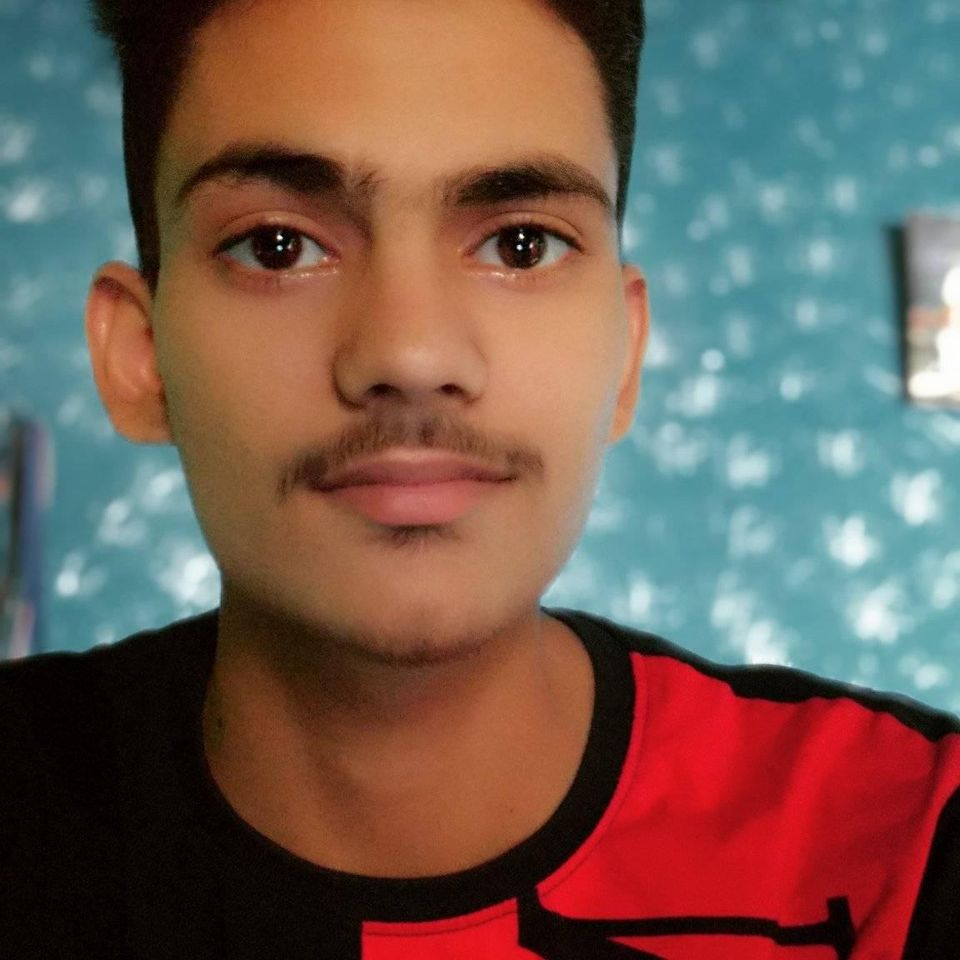
#> input picture src/dp.jpg, 960 x 960 px
$ python chapter2.py
#> lines starting #> are read from the running program, lines starting #| are printed output that depends on the picture; after the words box and inside, x2 and y2 are one past the last pixel; in counts of white or black regions, pixels touching at a corner belong together
# Basic functions

import cv2
import numpy as np
img = cv2.imread('src/dp.jpg' )
#> img is the input picture: shape (960, 960, 3); mean B, G, R 83.8, 93.3, 115.2

kernel = np.ones((5,5), np.uint8)

imgGray = cv2.cvtColor(img, cv2.COLOR_BGR2GRAY)
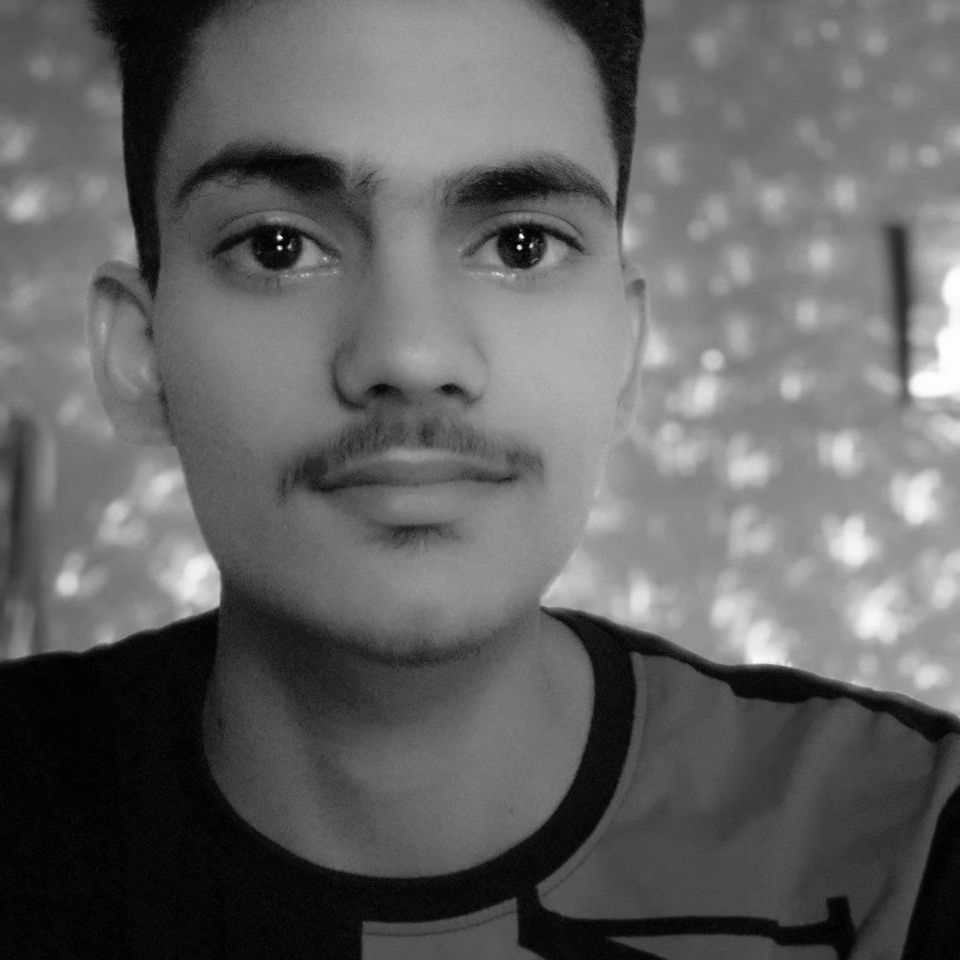
#> imgGray: shape (960, 960); min 0, max 255, mean 98.8
imgBlur = cv2.GaussianBlur(imgGray, (3,3), 4)
imgcanny = cv2.Canny(img, 70, 70)
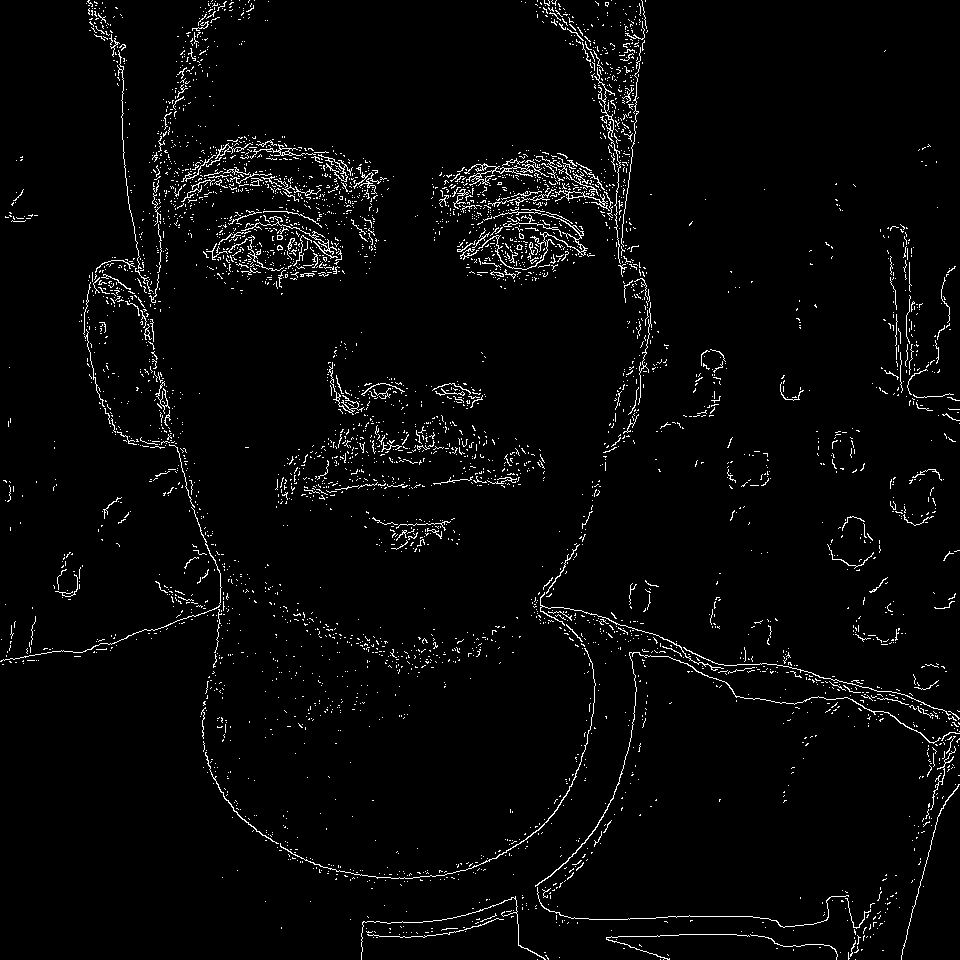
#> imgcanny: shape (960, 960); 3% white in thin lines or dots
imgDilation = cv2.dilate(imgcanny, kernel, iterations=1)
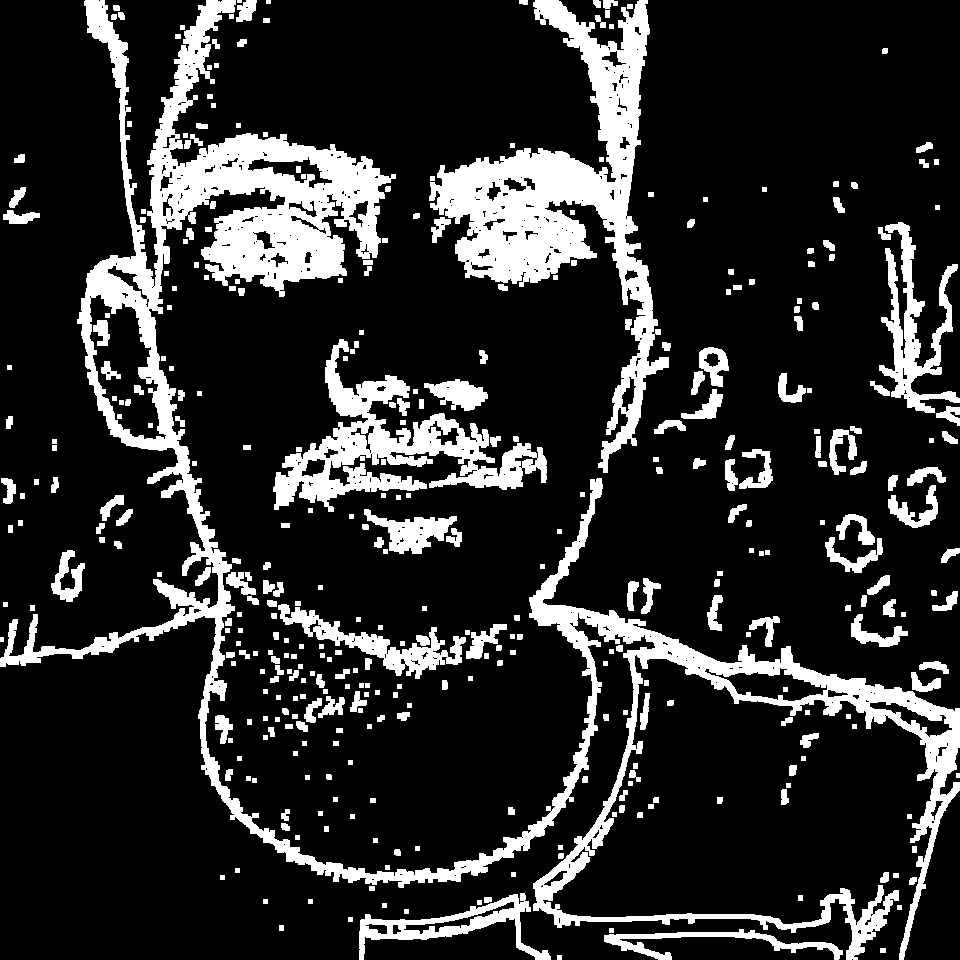
#> imgDilation: shape (960, 960); 17.5% white; 382 white regions (1 under 20 px), largest, box (x1, y1, x2, y2) and area: (0, 0, 960, 960) 72618, (429, 0, 669, 473) 29414, (273, 339, 547, 512) 13514
imgEroded = cv2.erode(imgDilation, kernel, iterations=1)
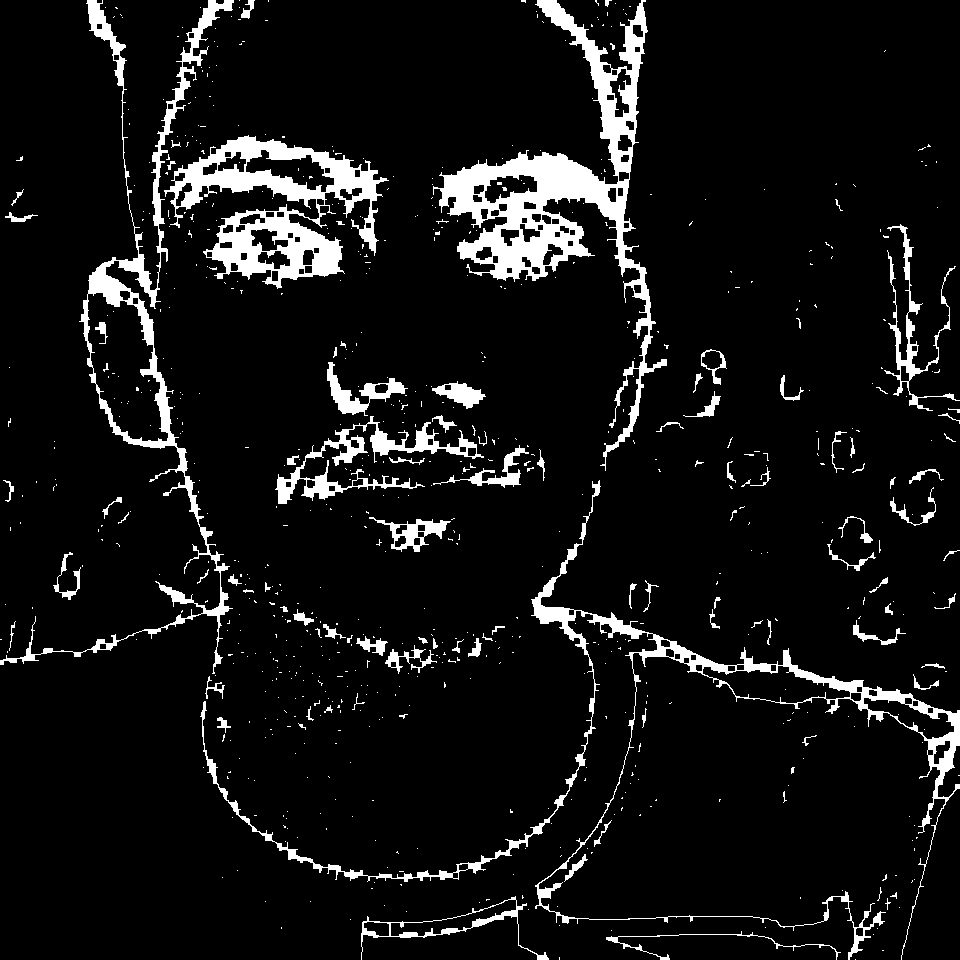
#> imgEroded: shape (960, 960); 7.8% white; 730 white regions (636 under 20 px), largest, box (x1, y1, x2, y2) and area: (433, 0, 667, 471) 18795, (164, 135, 389, 289) 12406, (200, 480, 960, 960) 11600

cv2.imshow('Gray Image', imgGray)
cv2.imshow('Blur Image', imgBlur)
cv2.imshow('Canny', imgcanny)
cv2.imshow('Dilation', imgDilation)
cv2.imshow('Erode images', imgEroded)
cv2.waitKey(0)
